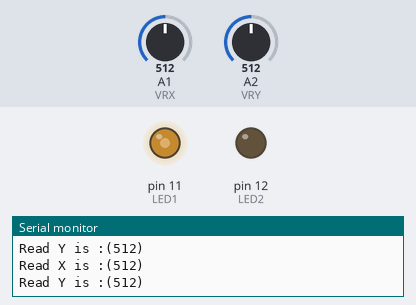
The sketch below on a simulated Arduino Uno, built with avr-gcc and run on an emulated ATmega328P. Shown: output pins drawn as LEDs (lit = HIGH), the last lines printed to the serial monitor. The test bench sets the inputs (shaded band); at power-on: A1 (VRX) = 512, A2 (VRY) = 512.

Above: at 1.2 s.
1.3 s: A1 (VRX) set to 716
At 2.6 s:
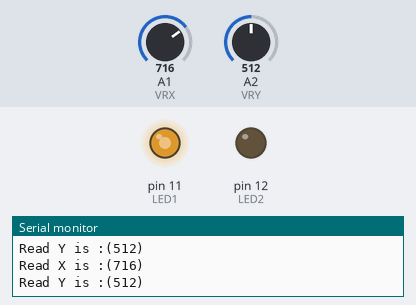
3.0 s: A2 (VRY) set to 523
At 3.9 s:
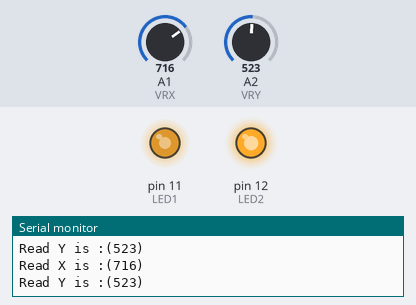
4.5 s: A1 (VRX) set to 900
At 5.2 s:
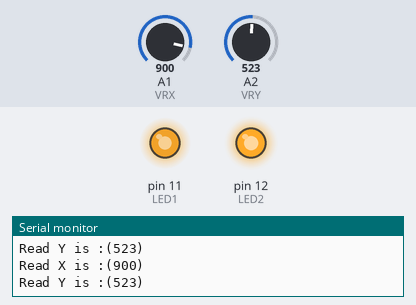
6.0 s: A2 (VRY) set to 511
At 6.5 s:
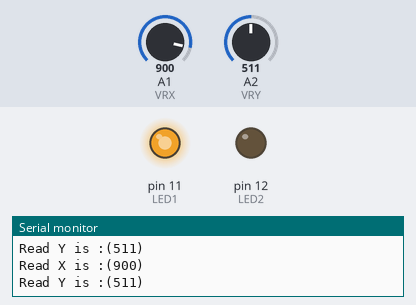
7.5 s: A1 (VRX) set to 122
At 7.8 s:
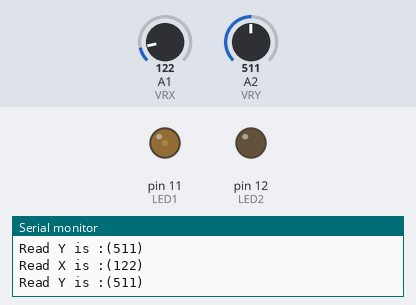
9.0 s: A2 (VRY) set to 716
At 10.3 s:
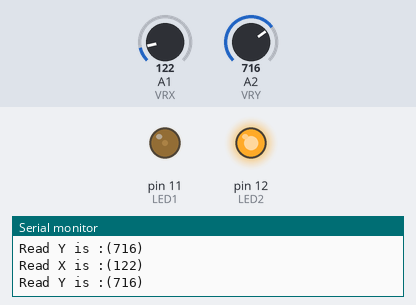
Timing chart, 0 to 11.5 s (numbered marks = the images above; inputs shaded):
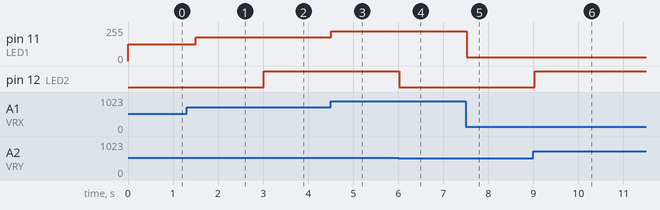

Measured:
- the behaviour switches between 513 and 514 on A2 (VRY) (found by bisection; images 1 and 2)
- after the input at 1.3 s, pin 11 (LED1): 127/255 → 178/255 after 0.21 s
- after the input at 3.0 s, pin 12 (LED2): LOW → HIGH at once
- after the input at 4.5 s, pin 11 (LED1): 178/255 → 224/255 at once
- after the input at 6.0 s, pin 12 (LED2): HIGH → LOW at once
- after the input at 7.5 s, pin 11 (LED1): 224/255 → 30/255 at once
- after the input at 9.0 s, pin 12 (LED2): LOW → HIGH at once

The sketch:

Joystick_PWM06.ino
```cpp
#define VRX A1
#define VRY A2
#define LED1 11
#define LED2 12
int rx = 0 ;
int ry = 0 ;
int rxPWM = 0 ;
int ryPWM = 0 ;

void setup() {
  // put your setup code here, to run once:
  Serial.begin(9600) ;
  Serial.println("Program Start") ;
 }

void loop() {
  // put your main code here, to run repeatedly:
    rx = analogRead(VRX) ;
    ry = analogRead(VRY) ;
    rxPWM = map(rx,0,1023,0,255) ;
    ryPWM = map(ry,0,1023,0,255) ;

    Serial.print("Read X is :(") ;
    Serial.print(rx) ;
    Serial.print(") \n") ;
    Serial.print("Read Y is :(") ;
    Serial.print(ry) ;
    Serial.print(") \n") ;
    analogWrite(LED1,rxPWM) ;
    analogWrite(LED2,ryPWM) ;

    delay(300) ;
}
```
